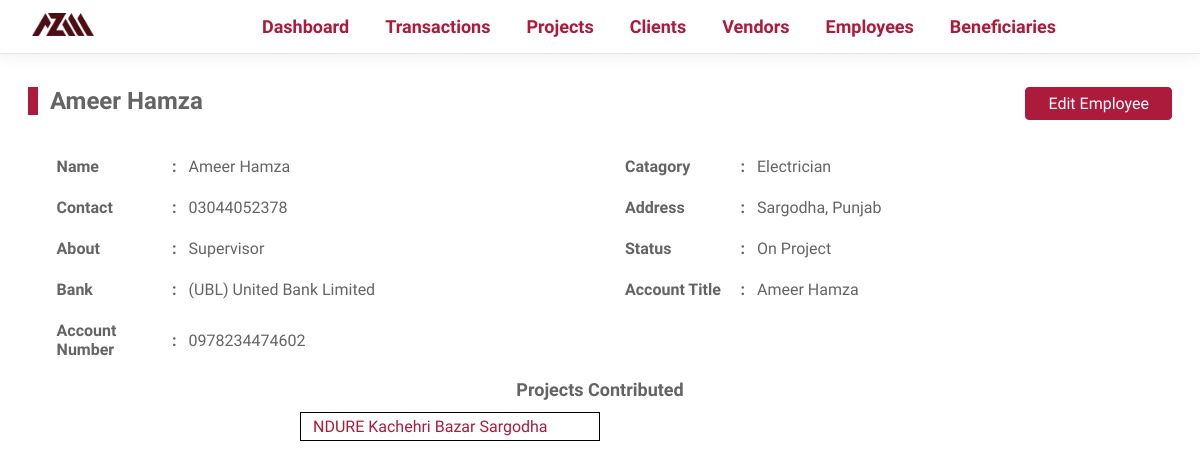
The page /employee?id=31 on the database its author committed.
### tables this page shows
CREATE TABLE IF NOT EXISTS `employees` (
  `employee_id` int NOT NULL AUTO_INCREMENT,
  `employee_name` varchar(255) NOT NULL,
  `employee_category` int NOT NULL,
  `employee_cell_primary` varchar(255) NOT NULL,
  `employee_cell_secondary` varchar(255) NOT NULL,
  `employee_city` int DEFAULT NULL,
  `employee_about` varchar(255) NOT NULL,
  `bank_account` int DEFAULT NULL,
  `active` tinyint(1) NOT NULL DEFAULT '1',
  PRIMARY KEY (`employee_id`),
  KEY `FK_EMPLOYEES_EMPLOYEE_CATEGORIES` (`employee_category`),
  KEY `FL_EMPLOYEES_BANK_ACCOUNTS` (`bank_account`),
  KEY `EMPLOYEES_CITIES` (`employee_city`)
);

CREATE TABLE IF NOT EXISTS `employee_categories` (
  `employee_category_id` int NOT NULL AUTO_INCREMENT,
  `employee_category_name` varchar(255) NOT NULL,
  PRIMARY KEY (`employee_category_id`)
);

CREATE TABLE IF NOT EXISTS `cities` (
  `city_id` int NOT NULL AUTO_INCREMENT,
  `city_name` varchar(28) NOT NULL,
  `city_province` int NOT NULL,
  PRIMARY KEY (`city_id`),
  KEY `city_province` (`city_province`),
  KEY `city_province_2` (`city_province`)
);

CREATE TABLE IF NOT EXISTS `provinces` (
  `province_id` int NOT NULL AUTO_INCREMENT,
  `province_name` varchar(28) NOT NULL,
  PRIMARY KEY (`province_id`)
);

CREATE TABLE IF NOT EXISTS `banks` (
  `bank_id` int NOT NULL AUTO_INCREMENT,
  `bank_name` varchar(255) DEFAULT NULL,
  PRIMARY KEY (`bank_id`)
);

CREATE TABLE IF NOT EXISTS `bank_accounts` (
  `bank_account_id` int NOT NULL AUTO_INCREMENT,
  `bank_account_title` varchar(255) DEFAULT NULL,
  `bank_account_number` varchar(255) DEFAULT NULL,
  `bank_account_bank` int DEFAULT NULL,
  `vendor_id` int DEFAULT NULL,
  `employee_id` int DEFAULT NULL,
  PRIMARY KEY (`bank_account_id`),
  KEY `FK_BANK_ACCOUNTS_EMPLOYEES` (`employee_id`),
  KEY `FK_BANK_ACCOUNTS_BANKS` (`bank_account_bank`),
  KEY `FK_BANK_ACCOUNTS_VENDORS` (`vendor_id`)
);

CREATE TABLE IF NOT EXISTS `project_teams` (
  `id` int NOT NULL AUTO_INCREMENT,
  `project_id` int NOT NULL,
  `employee_id` int NOT NULL,
  PRIMARY KEY (`id`),
  KEY `FK_TEAMS_PROJECTS` (`project_id`),
  KEY `FK_TEAMS_EMPLOYEES` (`employee_id`)
);

CREATE TABLE IF NOT EXISTS `projects` (
  `project_id` int NOT NULL AUTO_INCREMENT,
  `project_name` varchar(255) NOT NULL,
  `project_client` int NOT NULL,
  `project_city` int NOT NULL,
  `project_location` varchar(255) NOT NULL,
  `project_start_date` date NOT NULL,
  `project_end_date` date NOT NULL,
  `active` tinyint(1) NOT NULL DEFAULT '1',
  PRIMARY KEY (`project_id`),
  KEY `FK_PROJECTS_CITIES` (`project_city`),
  KEY `FK_PROJECTS_CLIENTS` (`project_client`)
);

### Core/helpers.php (called while the page is built, shortened)
<?php
function controller($dir, $controller){
    require __DIR__ . DIRECTORY_SEPARATOR . '..' . DIRECTORY_SEPARATOR . "Controllers"    .   DIRECTORY_SEPARATOR .   $dir    .   DIRECTORY_SEPARATOR .   $controller .   ".php";
}
function view($dir, $view, $args =   []){
    extract($args);
    require __DIR__ . DIRECTORY_SEPARATOR . '..' . DIRECTORY_SEPARATOR . "Views"    .   DIRECTORY_SEPARATOR .   $dir    .   DIRECTORY_SEPARATOR .   $view   .   ".view.php";
}
?>

### Controllers/Employees/show.php (called while the page is built, shortened)
<?php
if (isset($_GET['id'])  &&  !empty($_GET['id'])){
    $employees  =   new Employees($config);
    $args['employee']   =   $employees->get($_GET['id']);
    $projectTeams       =   new ProjectTeams($config);
    $projectsDone       =   $projectTeams->getProjectsBy($_GET['id']);
    $args['projects']   =   $projectsDone;
}else{
    abort();
}
view("employees", "show", $args);
?>

### Public/index.php (called while the page is built, shortened)
<?php
$uri    =   parse_url($_SERVER['REQUEST_URI'])['path'];
$method =   isset($_POST['__method'])?$_POST['__method']:$_SERVER['REQUEST_METHOD'];
require ('../core/helpers.php');
$router =   new Router();
$router->route($uri,$method);
?>

### Core/Database.php (called while the page is built, shortened)
<?php
class Database{
    protected $conn;
    protected function __construct($config){
        $dsn    =   'mysql:' .   http_build_query($config['database'],'',';');
        $this->conn =   new PDO($dsn);
        $this->conn->setAttribute(PDO::ATTR_DEFAULT_FETCH_MODE, PDO::FETCH_ASSOC);
    }
    protected function query($sql, $args){
        $stmt   =   $this->conn->prepare($sql);
        $stmt->execute($args);
        return $stmt;
    }
    protected function fetchAllOrAbort($query, $args =   []){
        try{
            $response   =   $this->query($query, $args);
            $result     =   $response->fetchAll();
            return $result;
        }catch(PDOException $e){
            $this->abort($e->getMessage());
        }
    }
    protected function fetchOrAbort($query, $args =   []){
            $response   =   $this->query($query, $args);
            $result     =   $response->fetch();
            return $result;
    }
}
?>

### Models/Employees.php (called while the page is built, shortened)
<?php
class Employees extends Database{
    public function get($id){
        $query  =   "SELECT
        e.employee_id, e.employee_name,
        e.employee_category,
        e.employee_city,
        e.employee_cell_secondary,
        e.employee_cell_primary,
        e.employee_about,
        c.city_name,
        p.province_name,
        ba.bank_account_title,
        ba.bank_account_number,
        b.bank_name,
        ec.employee_category_name,
        b.bank_id
        FROM employees e
        LEFT JOIN cities c                  ON          e.employee_city             =           c.city_id
        LEFT JOIN provinces p               ON          c.city_province             =           p.province_id
        LEFT JOIN bank_accounts ba          ON          e.employee_id               =           ba.employee_id
        LEFT JOIN banks b                   ON          b.bank_id                   =           ba.bank_account_bank
        LEFT JOIN employee_categories ec    ON          e.employee_category         =           ec.employee_category_id
        WHERE e.employee_id     =   :id
        AND
        e.active                =   true
        ";
        $args   =   [
            'id'    => $id
        ];
        $response   =   $this->fetchOrAbort($query, $args);
        return  $response;
    }
}
?>

### Models/ProjectTeams.php (called while the page is built, shortened)
<?php
class ProjectTeams extends core\Database{
    public function getProjectsBy($employee_id){
        $query = "SELECT * FROM project_teams as pt LEFT JOIN projects as p ON pt.project_id    =   p.project_id WHERE pt.employee_id   =   :employee_id";
        $args  = ['employee_id'=>$employee_id];
        return $this->fetchAllOrAbort($query, $args);
    }
}
?>

### Views/Employees/show.view.php (the view, shortened to what this page needs)
<body>
    <div class="main_content">
        <div class="content_head">
            <?php extract($employee);?>
            <h2 class="title"><?php echo $employee_name ?></h2>
            <div class="options">
                <a href="/edit-employee?employee_id=<?php echo $employee_id; ?>">Edit Employee</a>
            </div>
        </div>
        <div class="details_container">
            <div class="details_group">
                <label for="name">Name</label>
                <span><?php echo $employee_name ?></span>
            </div>
            <div class="details_group">
                <label for="Catagory">Catagory</label>
                <span><?php echo $employee_category_name ?></span>
            </div>
            <div class="details_group">
                <label for="Contact">Contact</label>
                <span><?php echo (empty($employee_cell_primary)?"N/A":$employee_cell_primary).(empty($employee_cell_secondary)?"":", ".$employee_cell_secondary) ?></span>
            </div>
            <div class="details_group">
                <label for="Address">Address</label>
                <span><?php echo $city_name.", ".$province_name ?></span>
            </div>
            <div class="details_group">
                <label for="about">About</label>
                <span><?php echo empty($employee_about)?"N/A":$employee_about ?></span>
            </div>
            <div class="details_group">
                <label for="Status">Status</label>
                <span>On Project</span>
            </div>
            <div class="details_group">
                <label for="bank">Bank</label>
                <span><?php echo empty($bank_name)?"N/A":$bank_name ?></span>
            </div>
            <div class="details_group">
                <label for="account_title">Account Title</label>
                <span><?php echo empty($bank_account_title)?"N/A":$bank_account_title ?></span>
            </div>
            <div class="details_group">
                <label for="account_number">Account Number</label>
                <span><?php echo empty($bank_account_number)?"N/A":$bank_account_number ?></span>
            </div>
        </div>
        <?php if (isset($projects) && !empty($projects)):?>
            <div class="details_group details_list">
                <label for="team">Projects Contributed</label>
                <ol>
                    <?php foreach($projects as $project):?>
                        <li><a href="/project?id=<?php echo $project['project_id']?>"><?php echo $project['project_name']?></a></li>
                    <?php endforeach; ?>
                </ol>
            </div>
        <?php endif;?>
        <div class="details_container">
        </div>
    </div>
</body>
</html>

### Public/assets/css/style.css (style rules this page uses)
* { padding:0;margin:0;-webkit-box-sizing:border-box;box-sizing:border-box;font-family:"Roboto Condensed",sans-serif;color:#646464 }
body { background-color:#fff;padding:28px;padding-top:87px;min-height:100vh;position:relative }
a { text-decoration:none;color:#ad1b3c }
.main_content { display:-webkit-box;display:-ms-flexbox;display:flex;-webkit-box-orient:vertical;-webkit-box-direction:normal;-ms-flex-direction:column;flex-direction:column }
.main_content .content_head { display:-webkit-box;display:-ms-flexbox;display:flex;width:100%;-webkit-box-pack:justify;-ms-flex-pack:justify;justify-content:space-between;-webkit-box-align:start;-ms-flex-align:start;align-items:flex-start }
.main_content .content_head .options { display:-webkit-box;display:-ms-flexbox;display:flex }
.main_content .content_head .options a { background-color:#ad1b3c;border:1px solid #ad1b3c;text-align:center;color:#fff;font-size:16px;padding:6px 22px;display:block;border-radius:4px;margin-left:12px }
.main_content .content_head .options a:first-child { margin-left:0px }
.main_content h2.title { display:-webkit-box;display:-ms-flexbox;display:flex;margin-bottom:42px }
.main_content h2.title::before { content:"";border:5px solid #ad1b3c;margin-right:12px }
form.grid,.multi_details>.detail,.details_container { display:grid;grid-template-columns:repeat(3, 1fr);-webkit-box-align:self-start;-ms-flex-align:self-start;align-items:self-start;position:relative;place-self:center;padding-bottom:20px;width:95%;-webkit-column-gap:100px;-moz-column-gap:100px;column-gap:100px;row-gap:22px }
form.grid label,.multi_details>.detail label,.details_container label { text-align:left }
@media screen and (max-width: 1300px) { form.grid,.multi_details>.detail,.details_container { -webkit-column-gap:50px;-moz-column-gap:50px;column-gap:50px } }
@media screen and (max-width: 1200px) { form.grid,.multi_details>.detail,.details_container { grid-template-columns:repeat(2, 1fr) } }
.form_group,.details_group { display:grid;-webkit-box-align:center;-ms-flex-align:center;align-items:center;grid-template-columns:120px auto;min-width:0px;max-width:100% }
.form_group>span,.details_group>span { margin-left:12px }
.form_group>label,.details_group>label { display:-webkit-box;display:-ms-flexbox;display:flex;-webkit-box-align:center;-ms-flex-align:center;align-items:center;position:relative;font-weight:600 }
.form_group>label::after,.details_group>label::after { content:" :";position:absolute;right:0px }
.details_list { -webkit-box-align:start;-ms-flex-align:start;align-items:start;grid-template-columns:1fr;width:600px;place-self:center;-webkit-column-gap:0;-moz-column-gap:0;column-gap:0 }
.details_list label { text-align:center;display:-webkit-box;display:-ms-flexbox;display:flex;-webkit-box-pack:center;-ms-flex-pack:center;justify-content:center;font-size:18px;padding-bottom:12px }
.details_list label::after { content:"" }
.details_list ol { list-style-type:upper-alpha;list-style-position:inside;display:grid;grid-template-columns:repeat(2, 1fr);-webkit-column-gap:0px;-moz-column-gap:0px;column-gap:0px }
.details_list ol li { border:1px solid #000;padding:4px 12px;display:-webkit-box;display:-ms-flexbox;display:flex }

### Public/assets/css/print.css (style rules this page uses)
body { padding-top:100px !important }
.content_head .options { display:none !important }
.content_head { -webkit-box-pack:center !important;-ms-flex-pack:center !important;justify-content:center !important }
.content_head .title { margin-bottom:22px !important }
.content_head .title::before { display:none !important }
.details_container { grid-template-columns:repeat(2, 1fr) !important }
* { -webkit-print-color-adjust:exact !important;-moz-print-color-adjust:exact !important;-ms-print-color-adjust:exact !important;print-color-adjust:exact !important }
.details_group { -webkit-box-align:start !important;-ms-flex-align:start !important;align-items:start !important }
* { color:#000 !important }
.main_content { padding-bottom:60px !important }
.main_content { margin:.3in !important }

### rows shown on the page
employees: employee_name "Ameer Hamza", employee_category.employee_category_name "Electrician", employee_cell_primary "03044052378", employee_city.city_name "Sargodha", provinces.province_name "Punjab", employee_about "Supervisor", banks.bank_name "(UBL) United Bank Limited", bank_account.bank_account_title "Ameer Hamza", bank_account.bank_account_number "0978234474602"
project_teams: project.project_name "NDURE Kachehri Bazar Sargodha"
